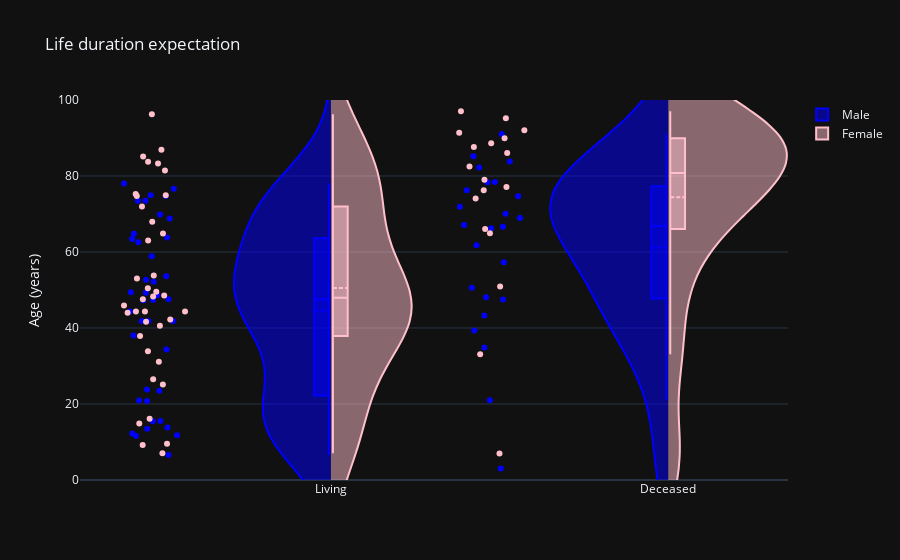

The code cell stored with this chart in its notebook:
### Code cell
# fig = violin(
#     dtf,
#     y="LifeDuration",
#     x="Status",
#     color="Gender",
#     box=True,
#     points="all",
#     hover_data=dtf.columns,
# )

fig = Figure()

fig.add_trace(
    Violin(
        x=dtf["Status"][dtf["Gender"] == "Male"],
        y=dtf["LifeDuration"][dtf["Gender"] == "Male"],
        # legendgroup="Gender",
        # scalegroup="Yes",
        name="Male",
        side="negative",
        line_color="blue",
        box_visible=True,
    )
)

fig.add_trace(
    Violin(
        x=dtf["Status"][dtf["Gender"] == "Female"],
        y=dtf["LifeDuration"][dtf["Gender"] == "Female"],
        # legendgroup="Gender",
        # scalegroup="Yes",
        name="Female",
        side="positive",
        line_color="pink",
    )
)

fig.update_yaxes(range=[0, 100], title="Age (years)")
fig.update_traces(meanline_visible=True, box_visible=True, points="all")
fig.update_layout(
    violingap=0, violinmode="overlay", title_text="Life duration expectation"
)
fig.write_html("FamilyLiveExpectationViolin.html")
fig

### Figure 1 — Plotly figure (JSON) as saved in the notebook; plotly's stock layout.template omitted (floating-point values rounded to 4 significant figures; data arrays with more than 128 entries replaced by an {"elided": "..."} marker saying what was removed)
{"data": [{"box": {"visible": true}, "line": {"color": "blue"}, "meanline": {"visible": true}, "name": "Male", "points": "all", "side": "negative", "type": "violin", "x": {"elided": "164 str values"}, "y": {"elided": "164 float values"}}, {"box": {"visible": true}, "line": {"color": "pink"}, "meanline": {"visible": true}, "name": "Female", "points": "all", "side": "positive", "type": "violin", "x": {"elided": "135 str values"}, "y": {"elided": "135 float values"}}], "layout": {"title": {"text": "Life duration expectation"}, "violingap": 0, "violinmode": "overlay", "yaxis": {"range": [0, 100], "title": {"text": "Age (years)"}}}}
